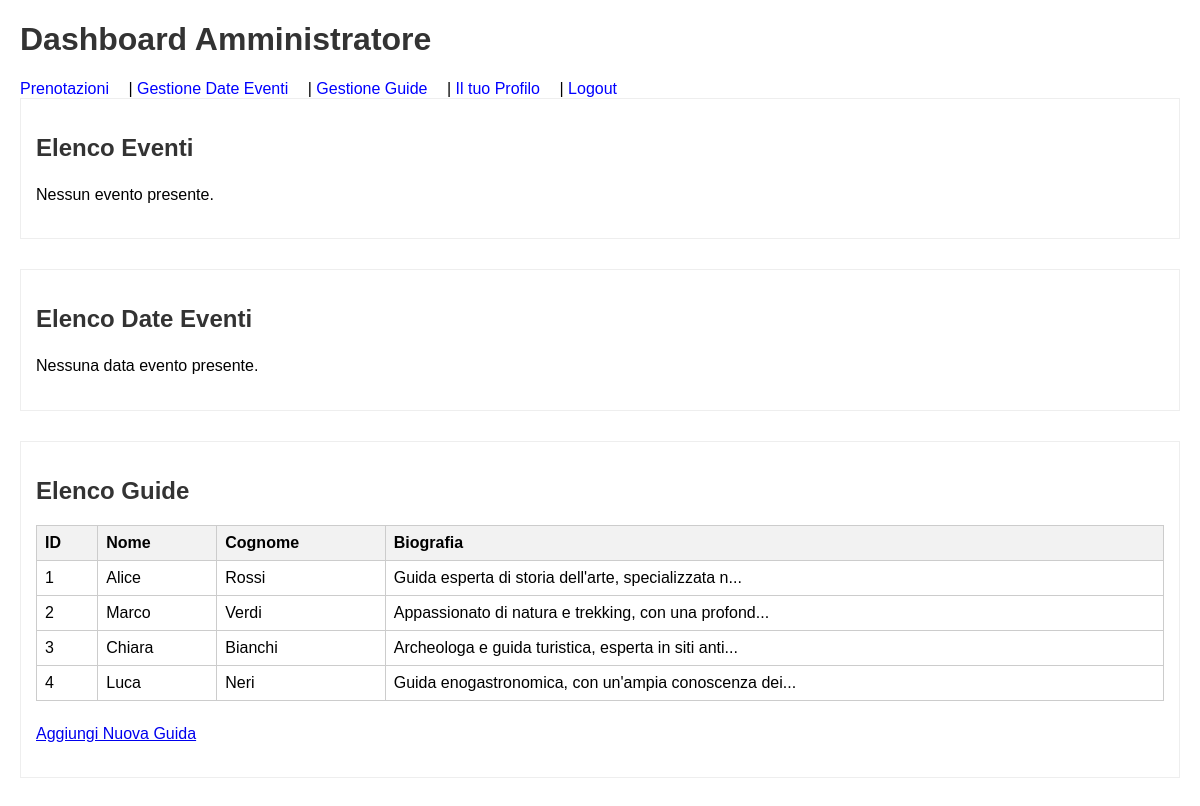
The app's page /admin_dashboard.php (signed in) with its own data.
### tables this page shows
CREATE TABLE Guides (
                        GuideID INT PRIMARY KEY AUTO_INCREMENT,
                        FirstName VARCHAR(50) NOT NULL,
                        LastName VARCHAR(50) NOT NULL,
                        Bio TEXT
);

### admin_dashboard.php (the view, shortened to what this page needs)
<?php
$database = new Database();
$conn = $database->getConnection();
$events = [];
$event_dates = [];
$guides = [];
if ($conn) {
    $stmt_events = $conn->prepare("SELECT * FROM Events");
    $stmt_events->execute();
    $events = $stmt_events->fetchAll(PDO::FETCH_ASSOC);
    $stmt_dates = $conn->prepare("SELECT ed.DateID, e.Name AS EventName, ed.EventDateTime, ed.Price, ed.AvailableSeats
                                 FROM EventDates ed
                                 JOIN Events e ON ed.EventID = e.EventID
                                 ORDER BY ed.EventDateTime");
    $stmt_dates->execute();
    $event_dates = $stmt_dates->fetchAll(PDO::FETCH_ASSOC);
    $stmt_guides = $conn->prepare("SELECT * FROM Guides");
    $stmt_guides->execute();
    $guides = $stmt_guides->fetchAll(PDO::FETCH_ASSOC);
}
?>
<!DOCTYPE html>
<html lang="it">
<head>
    <link rel="stylesheet" href="style.css">
</head>
<body>
<h1>Dashboard Amministratore</h1>
<div class="admin-nav">
    <a href="booking.php">Prenotazioni</a> |
    <a href="gestione_date.php">Gestione Date Eventi</a> |
    <a href="gestione_guide.php">Gestione Guide</a> |
    <a href="profilo.php">Il tuo Profilo</a> |
    <a href="logout.php">Logout</a>
</div>
<div class="section">
    <h2>Elenco Eventi</h2>
    <?php if (empty($events)): ?>
        <p>Nessun evento presente.</p>
    <?php endif; ?>
</div>
<div class="section">
    <h2>Elenco Date Eventi</h2>
    <?php if (empty($event_dates)): ?>
        <p>Nessuna data evento presente.</p>
    <?php endif; ?>
</div>
<div class="section">
    <h2>Elenco Guide</h2>
    <?php if (empty($guides)): ?>
        <p>Nessuna guida presente.</p>
    <?php else: ?>
        <table>
            <thead>
            <tr>
                <th>ID</th>
                <th>Nome</th>
                <th>Cognome</th>
                <th>Biografia</th>
            </tr>
            </thead>
            <tbody>
            <?php foreach ($guides as $guide): ?>
                <tr>
                    <td><?php echo $guide['GuideID']; ?></td>
                    <td><?php echo htmlspecialchars($guide['FirstName']); ?></td>
                    <td><?php echo htmlspecialchars($guide['LastName']); ?></td>
                    <td><?php echo htmlspecialchars(substr($guide['Bio'], 0, 50)) . '...'; ?></td>
                </tr>
            <?php endforeach; ?>
            </tbody>
        </table>
        <p><a href="aggiungi_guida.php">Aggiungi Nuova Guida</a></p>
    <?php endif; ?>
</div>
</body>
</html>

### style.css (style rules this page uses)
body { font-family: sans-serif; margin: 20px; }
h1, h2 { color: #333; }
p { line-height: 1.6; }
table { width: 100%; border-collapse: collapse; margin-bottom: 20px; }
th, td { border: 1px solid #ccc; padding: 8px; text-align: left; }
th { background-color: #f2f2f2; }
.admin-nav a { margin-right: 15px; text-decoration: none; color: blue; }
.section { margin-bottom: 30px; border: 1px solid #eee; padding: 15px; }

### admin_dashboard.php (style rules this page uses)
body { font-family: sans-serif; margin: 20px; }
h1, h2 { color: #333; }
table { width: 100%; border-collapse: collapse; margin-bottom: 20px; }
th, td { border: 1px solid #ccc; padding: 8px; text-align: left; }
th { background-color: #f2f2f2; }
.admin-nav a { margin-right: 15px; text-decoration: none; color: blue; }
.section { margin-bottom: 30px; border: 1px solid #eee; padding: 15px; }

### records on screen
guides: GuideID "1", FirstName "Alice", LastName "Rossi", Bio "Guida esperta di storia dell'arte, specializzata n"
guides: GuideID "2", FirstName "Marco", LastName "Verdi", Bio "Appassionato di natura e trekking, con una profond"
guides: GuideID "3", FirstName "Chiara", LastName "Bianchi", Bio "Archeologa e guida turistica, esperta in siti anti"
guides: GuideID "4", FirstName "Luca", LastName "Neri", Bio "Guida enogastronomica, con un'ampia conoscenza dei"
